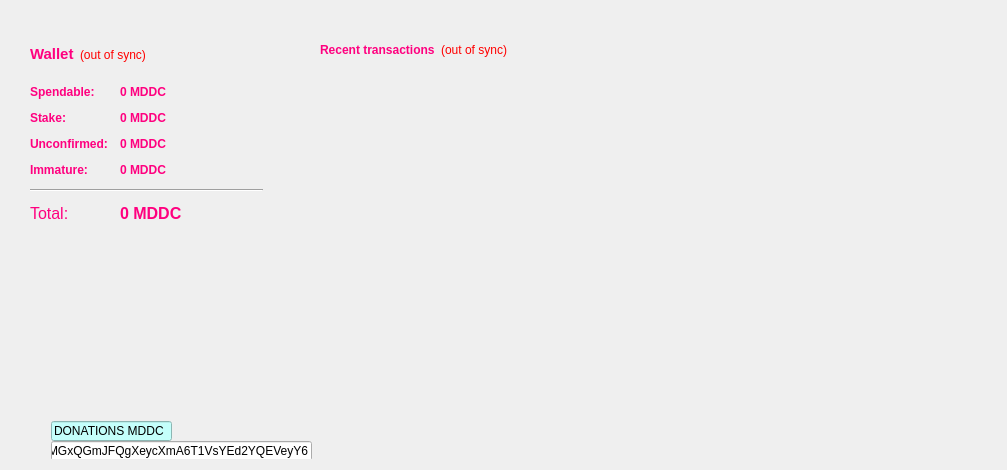
<?xml version="1.0" encoding="UTF-8"?>
<ui version="4.0">
 <class>OverviewPage</class>
 <widget class="QWidget" name="OverviewPage">
  <property name="geometry">
   <rect>
    <x>0</x>
    <y>0</y>
    <width>1007</width>
    <height>470</height>
   </rect>
  </property>
  <property name="maximumSize">
   <size>
    <width>1200</width>
    <height>600</height>
   </size>
  </property>
  <property name="windowTitle">
   <string>Form</string>
  </property>
  <property name="statusTip">
   <string notr="true"/>
  </property>
  <property name="styleSheet">
   <string notr="true"/>
  </property>
  <layout class="QVBoxLayout" name="verticalLayout_2" stretch="0">
   <item>
    <widget class="QFrame" name="frameMain">
     <property name="enabled">
      <bool>true</bool>
     </property>
     <property name="sizePolicy">
      <sizepolicy hsizetype="Maximum" vsizetype="Maximum">
       <horstretch>0</horstretch>
       <verstretch>1</verstretch>
      </sizepolicy>
     </property>
     <property name="maximumSize">
      <size>
       <width>1200</width>
       <height>700</height>
      </size>
     </property>
     <property name="mouseTracking">
      <bool>true</bool>
     </property>
     <property name="frameShape">
      <enum>QFrame::NoFrame</enum>
     </property>
     <widget class="QLineEdit" name="txBox">
      <property name="geometry">
       <rect>
        <x>40</x>
        <y>430</y>
        <width>261</width>
        <height>20</height>
       </rect>
      </property>
      <property name="sizePolicy">
       <sizepolicy hsizetype="Preferred" vsizetype="Fixed">
        <horstretch>0</horstretch>
        <verstretch>0</verstretch>
       </sizepolicy>
      </property>
      <property name="styleSheet">
       <string notr="true">font: 8pt &quot;MS Shell Dlg 2&quot;;</string>
      </property>
      <property name="inputMask">
       <string comment="Transaction id" extracomment="Transaction id"/>
      </property>
      <property name="text">
       <string>MGxQGmJFQgXeycXmA6T1VsYEd2YQEVeyY6</string>
      </property>
      <property name="readOnly">
       <bool>true</bool>
      </property>
      <property name="placeholderText">
       <string comment="Transaction ID" extracomment="Transaction ID"/>
      </property>
     </widget>
     <widget class="QLineEdit" name="txBox_2">
      <property name="geometry">
       <rect>
        <x>40</x>
        <y>410</y>
        <width>121</width>
        <height>20</height>
       </rect>
      </property>
      <property name="sizePolicy">
       <sizepolicy hsizetype="Preferred" vsizetype="Fixed">
        <horstretch>0</horstretch>
        <verstretch>0</verstretch>
       </sizepolicy>
      </property>
      <property name="styleSheet">
       <string notr="true">background-color: rgb(196, 255, 251);</string>
      </property>
      <property name="inputMask">
       <string comment="Transaction id" extracomment="Transaction id"/>
      </property>
      <property name="text">
       <string>DONATIONS MDDC</string>
      </property>
      <property name="placeholderText">
       <string comment="Transaction ID" extracomment="Transaction ID"/>
      </property>
     </widget>
     <widget class="QFrame" name="frame">
      <property name="geometry">
       <rect>
        <x>10</x>
        <y>10</y>
        <width>251</width>
        <height>211</height>
       </rect>
      </property>
      <property name="font">
       <font>
        <kerning>true</kerning>
       </font>
      </property>
      <property name="frameShape">
       <enum>QFrame::NoFrame</enum>
      </property>
      <property name="frameShadow">
       <enum>QFrame::Plain</enum>
      </property>
      <property name="lineWidth">
       <number>0</number>
      </property>
      <layout class="QVBoxLayout" name="verticalLayout_4">
       <item>
        <layout class="QHBoxLayout" name="horizontalLayout_4">
         <item>
          <widget class="QLabel" name="label_5">
           <property name="font">
            <font>
             <pointsize>11</pointsize>
             <weight>75</weight>
             <bold>true</bold>
            </font>
           </property>
           <property name="text">
            <string>&lt;html&gt;&lt;head/&gt;&lt;body&gt;&lt;p&gt;&lt;span style=&quot; color:#ff007f;&quot;&gt;Wallet&lt;/span&gt;&lt;/p&gt;&lt;/body&gt;&lt;/html&gt;</string>
           </property>
          </widget>
         </item>
         <item>
          <widget class="QLabel" name="labelWalletStatus">
           <property name="toolTip">
            <string>The displayed information may be out of date. Your wallet automatically synchronizes with the MODERCASH network after a connection is established, but this process has not completed yet.</string>
           </property>
           <property name="styleSheet">
            <string notr="true">QLabel { color: red; }</string>
           </property>
           <property name="text">
            <string notr="true">(out of sync)</string>
           </property>
           <property name="alignment">
            <set>Qt::AlignLeading|Qt::AlignLeft|Qt::AlignVCenter</set>
           </property>
          </widget>
         </item>
         <item>
          <spacer name="horizontalSpacer_2">
           <property name="orientation">
            <enum>Qt::Horizontal</enum>
           </property>
           <property name="sizeHint" stdset="0">
            <size>
             <width>28</width>
             <height>24</height>
            </size>
           </property>
          </spacer>
         </item>
        </layout>
       </item>
       <item>
        <layout class="QFormLayout" name="formLayout_2">
         <property name="fieldGrowthPolicy">
          <enum>QFormLayout::AllNonFixedFieldsGrow</enum>
         </property>
         <property name="horizontalSpacing">
          <number>12</number>
         </property>
         <property name="verticalSpacing">
          <number>12</number>
         </property>
         <item row="0" column="0">
          <widget class="QLabel" name="label">
           <property name="text">
            <string>&lt;html&gt;&lt;head/&gt;&lt;body&gt;&lt;p&gt;&lt;span style=&quot; font-weight:600; color:#ff007f;&quot;&gt;Spendable:&lt;/span&gt;&lt;/p&gt;&lt;/body&gt;&lt;/html&gt;</string>
           </property>
          </widget>
         </item>
         <item row="1" column="0">
          <widget class="QLabel" name="label_6">
           <property name="text">
            <string>&lt;html&gt;&lt;head/&gt;&lt;body&gt;&lt;p&gt;&lt;span style=&quot; font-weight:600; color:#ff007f;&quot;&gt;Stake:&lt;/span&gt;&lt;/p&gt;&lt;/body&gt;&lt;/html&gt;</string>
           </property>
          </widget>
         </item>
         <item row="1" column="1">
          <widget class="QLabel" name="labelStake">
           <property name="font">
            <font>
             <weight>75</weight>
             <bold>true</bold>
            </font>
           </property>
           <property name="cursor">
            <cursorShape>IBeamCursor</cursorShape>
           </property>
           <property name="toolTip">
            <string>Total of coins that was staked, and do not yet count toward the current balance</string>
           </property>
           <property name="styleSheet">
            <string notr="true">color: rgb(255, 0, 127);</string>
           </property>
           <property name="text">
            <string notr="true">&lt;html&gt;&lt;head/&gt;&lt;body&gt;&lt;p&gt;&lt;span style=&quot; color:#ff007f;&quot;&gt;0 MDDC&lt;/span&gt;&lt;/p&gt;&lt;/body&gt;&lt;/html&gt;</string>
           </property>
           <property name="textInteractionFlags">
            <set>Qt::LinksAccessibleByMouse|Qt::TextSelectableByKeyboard|Qt::TextSelectableByMouse</set>
           </property>
          </widget>
         </item>
         <item row="2" column="0">
          <widget class="QLabel" name="label_3">
           <property name="text">
            <string>&lt;html&gt;&lt;head/&gt;&lt;body&gt;&lt;p&gt;&lt;span style=&quot; font-weight:600; color:#ff007f;&quot;&gt;Unconfirmed:&lt;/span&gt;&lt;/p&gt;&lt;/body&gt;&lt;/html&gt;</string>
           </property>
          </widget>
         </item>
         <item row="2" column="1">
          <widget class="QLabel" name="labelUnconfirmed">
           <property name="font">
            <font>
             <weight>75</weight>
             <bold>true</bold>
            </font>
           </property>
           <property name="cursor">
            <cursorShape>IBeamCursor</cursorShape>
           </property>
           <property name="toolTip">
            <string>Total of transactions that have yet to be confirmed, and do not yet count toward the current balance</string>
           </property>
           <property name="styleSheet">
            <string notr="true">color: rgb(255, 0, 127);</string>
           </property>
           <property name="text">
            <string notr="true">&lt;html&gt;&lt;head/&gt;&lt;body&gt;&lt;p&gt;&lt;span style=&quot; color:#ff007f;&quot;&gt;0 MDDC&lt;/span&gt;&lt;/p&gt;&lt;/body&gt;&lt;/html&gt;</string>
           </property>
           <property name="textInteractionFlags">
            <set>Qt::LinksAccessibleByMouse|Qt::TextSelectableByKeyboard|Qt::TextSelectableByMouse</set>
           </property>
          </widget>
         </item>
         <item row="3" column="0">
          <widget class="QLabel" name="labelImmatureText">
           <property name="text">
            <string>&lt;html&gt;&lt;head/&gt;&lt;body&gt;&lt;p&gt;&lt;span style=&quot; font-weight:600; color:#ff007f;&quot;&gt;Immature:&lt;/span&gt;&lt;/p&gt;&lt;/body&gt;&lt;/html&gt;</string>
           </property>
          </widget>
         </item>
         <item row="3" column="1">
          <widget class="QLabel" name="labelImmature">
           <property name="font">
            <font>
             <weight>75</weight>
             <bold>true</bold>
            </font>
           </property>
           <property name="toolTip">
            <string>Mined balance that has not yet matured</string>
           </property>
           <property name="styleSheet">
            <string notr="true">color: rgb(255, 0, 127);</string>
           </property>
           <property name="text">
            <string notr="true">&lt;html&gt;&lt;head/&gt;&lt;body&gt;&lt;p&gt;&lt;span style=&quot; color:#ff007f;&quot;&gt;0 MDDC&lt;/span&gt;&lt;/p&gt;&lt;/body&gt;&lt;/html&gt;</string>
           </property>
           <property name="textInteractionFlags">
            <set>Qt::LinksAccessibleByMouse|Qt::TextSelectableByKeyboard|Qt::TextSelectableByMouse</set>
           </property>
          </widget>
         </item>
         <item row="4" column="0" colspan="2">
          <widget class="Line" name="line">
           <property name="orientation">
            <enum>Qt::Horizontal</enum>
           </property>
          </widget>
         </item>
         <item row="5" column="0">
          <widget class="QLabel" name="labelTotalText">
           <property name="font">
            <font>
             <pointsize>12</pointsize>
            </font>
           </property>
           <property name="text">
            <string>&lt;html&gt;&lt;head/&gt;&lt;body&gt;&lt;p&gt;&lt;span style=&quot; color:#ff007f;&quot;&gt;Total:&lt;/span&gt;&lt;/p&gt;&lt;/body&gt;&lt;/html&gt;</string>
           </property>
          </widget>
         </item>
         <item row="5" column="1">
          <widget class="QLabel" name="labelTotal">
           <property name="font">
            <font>
             <pointsize>12</pointsize>
             <weight>75</weight>
             <bold>true</bold>
            </font>
           </property>
           <property name="cursor">
            <cursorShape>IBeamCursor</cursorShape>
           </property>
           <property name="toolTip">
            <string>Your current total balance</string>
           </property>
           <property name="styleSheet">
            <string notr="true">color: rgb(255, 0, 127);</string>
           </property>
           <property name="text">
            <string notr="true">&lt;html&gt;&lt;head/&gt;&lt;body&gt;&lt;p&gt;&lt;span style=&quot; color:#ff007f;&quot;&gt;0 MDDC&lt;/span&gt;&lt;/p&gt;&lt;/body&gt;&lt;/html&gt;</string>
           </property>
           <property name="textInteractionFlags">
            <set>Qt::LinksAccessibleByMouse|Qt::TextSelectableByKeyboard|Qt::TextSelectableByMouse</set>
           </property>
          </widget>
         </item>
         <item row="0" column="1">
          <widget class="QLabel" name="labelBalance">
           <property name="cursor">
            <cursorShape>IBeamCursor</cursorShape>
           </property>
           <property name="toolTip">
            <string>Your current spendable balance</string>
           </property>
           <property name="autoFillBackground">
            <bool>false</bool>
           </property>
           <property name="styleSheet">
            <string notr="true">color: rgb(255, 0, 127);</string>
           </property>
           <property name="text">
            <string notr="true">&lt;html&gt;&lt;head/&gt;&lt;body&gt;&lt;p&gt;&lt;span style=&quot; font-weight:600; color:#ff007f;&quot;&gt;0 MDDC &lt;/span&gt;&lt;/p&gt;&lt;/body&gt;&lt;/html&gt;</string>
           </property>
           <property name="textInteractionFlags">
            <set>Qt::LinksAccessibleByMouse|Qt::TextSelectableByKeyboard|Qt::TextSelectableByMouse</set>
           </property>
          </widget>
         </item>
        </layout>
       </item>
      </layout>
     </widget>
     <widget class="QLabel" name="label_2">
      <property name="geometry">
       <rect>
        <x>10</x>
        <y>244</y>
        <width>16</width>
        <height>16</height>
       </rect>
      </property>
      <property name="text">
       <string/>
      </property>
      <property name="pixmap">
       <pixmap>:/images/wallet</pixmap>
      </property>
     </widget>
     <widget class="QFrame" name="frame_2">
      <property name="geometry">
       <rect>
        <x>300</x>
        <y>20</y>
        <width>650</width>
        <height>167</height>
       </rect>
      </property>
      <property name="maximumSize">
       <size>
        <width>650</width>
        <height>167</height>
       </size>
      </property>
      <property name="frameShape">
       <enum>QFrame::NoFrame</enum>
      </property>
      <property name="frameShadow">
       <enum>QFrame::Plain</enum>
      </property>
      <property name="lineWidth">
       <number>0</number>
      </property>
      <layout class="QVBoxLayout" name="verticalLayout">
       <item>
        <layout class="QHBoxLayout" name="horizontalLayout_2">
         <item>
          <widget class="QLabel" name="label_4">
           <property name="text">
            <string>&lt;html&gt;&lt;head/&gt;&lt;body&gt;&lt;p&gt;&lt;span style=&quot; font-weight:600; color:#ff007f;&quot;&gt;Recent transactions&lt;/span&gt;&lt;/p&gt;&lt;/body&gt;&lt;/html&gt;</string>
           </property>
          </widget>
         </item>
         <item>
          <widget class="QLabel" name="labelTransactionsStatus">
           <property name="toolTip">
            <string>The displayed information may be out of date. Your wallet automatically synchronizes with the MODERCASH network after a connection is established, but this process has not completed yet.</string>
           </property>
           <property name="styleSheet">
            <string notr="true">QLabel { color: red; }</string>
           </property>
           <property name="text">
            <string notr="true">(out of sync)</string>
           </property>
           <property name="alignment">
            <set>Qt::AlignRight|Qt::AlignTrailing|Qt::AlignVCenter</set>
           </property>
          </widget>
         </item>
         <item>
          <spacer name="horizontalSpacer">
           <property name="orientation">
            <enum>Qt::Horizontal</enum>
           </property>
           <property name="sizeHint" stdset="0">
            <size>
             <width>40</width>
             <height>20</height>
            </size>
           </property>
          </spacer>
         </item>
        </layout>
       </item>
       <item>
        <widget class="QListView" name="listTransactions">
         <property name="maximumSize">
          <size>
           <width>550</width>
           <height>290</height>
          </size>
         </property>
         <property name="styleSheet">
          <string notr="true">QListView { background: transparent; }</string>
         </property>
         <property name="frameShape">
          <enum>QFrame::NoFrame</enum>
         </property>
         <property name="verticalScrollBarPolicy">
          <enum>Qt::ScrollBarAlwaysOff</enum>
         </property>
         <property name="horizontalScrollBarPolicy">
          <enum>Qt::ScrollBarAlwaysOff</enum>
         </property>
         <property name="selectionMode">
          <enum>QAbstractItemView::NoSelection</enum>
         </property>
        </widget>
       </item>
       <item>
        <layout class="QVBoxLayout" name="verticalLayout_3"/>
       </item>
      </layout>
     </widget>
    </widget>
   </item>
  </layout>
 </widget>
 <resources/>
 <connections/>
</ui>
